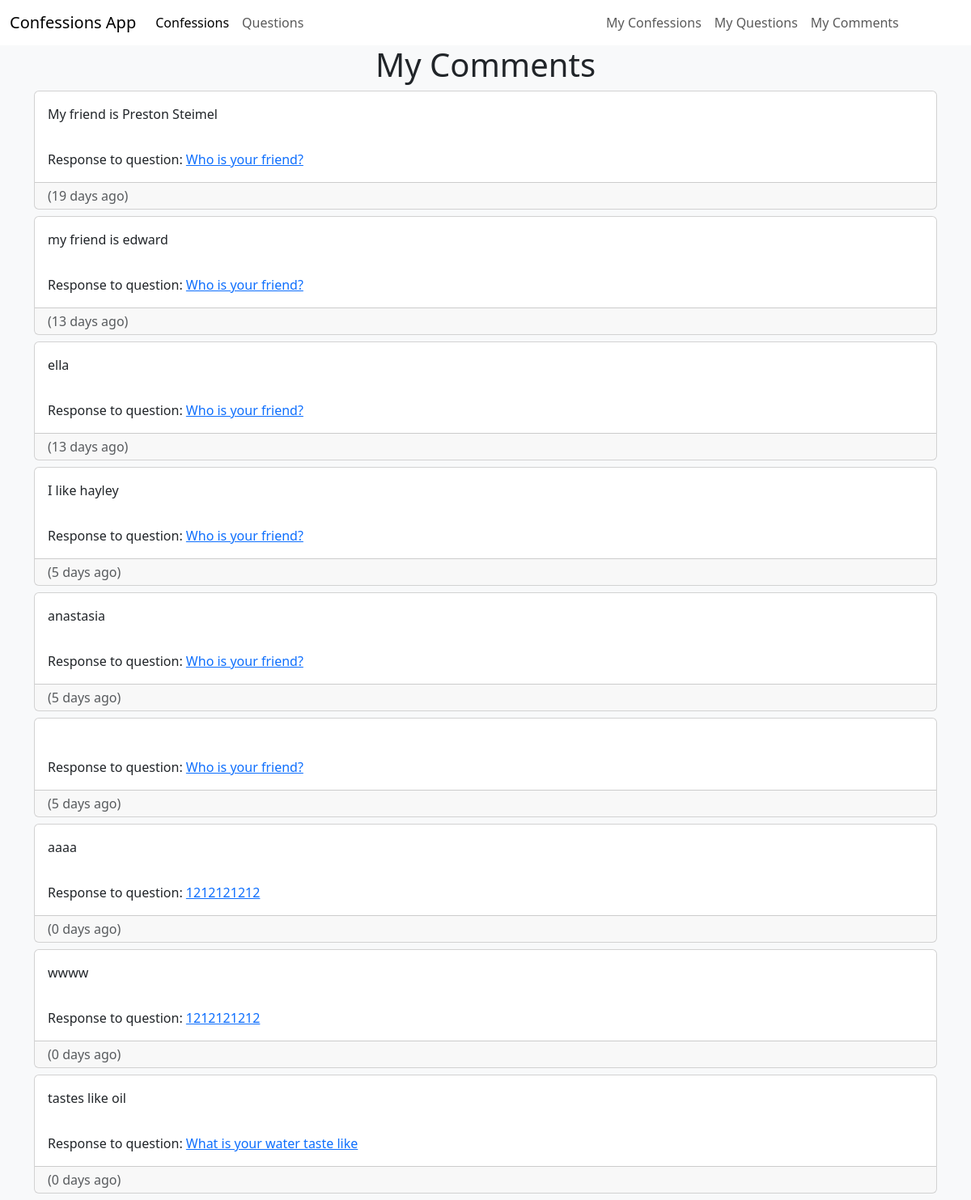
/mycomments (signed in), run on the app's committed database.
### ConfessionsApp/models.py (models this page shows, shortened)
class Post(models.Model):
    owner = models.ForeignKey(User, on_delete=models.CASCADE)
    question = models.ForeignKey(Question, on_delete=models.CASCADE)
    post_text = models.CharField(max_length=255)
    date = models.DateTimeField(auto_now=True)
    @property
    def num_days_ago(self):
        today= timezone.now()
        return (today - self.date).days

class Question(models.Model):
    CATEGORIES = [
        ('CMPLN', 'Complaint'),
        ('FMLY', 'Family'),
        ('FRNDS', 'Friends'),
        ('HBBS', 'Hobbies'),
        ('LV', 'Love'),
        ('OTHR', 'Other'),
        ('SCHL', 'School'),
        ('SPRTS', 'Sports'),
    ]
    category = models.CharField(max_length=10, choices=CATEGORIES)
    owner = models.ForeignKey(User, on_delete=models.CASCADE)
    question_text = models.CharField(max_length=255)
    body = models.TextField()
    date = models.DateTimeField(auto_now_add=True)
    edited = models.BooleanField(default=False)
    edited_date = models.DateTimeField(auto_now=True)

### ConfessionsApp/views.py (the view)
# urls.py: path("mycomments", views.userComments, name="mycomments"),
@login_required
def userComments(request):
    user = request.user
    Comments = Post.objects.filter(owner=user)
    context = {
        'comments' : Comments,
    }
    return render(request, 'ConfessionsApp/userComments.html', context=context)

### ConfessionsApp/templates/ConfessionsApp/userComments.html (shortened to what this page needs)
{%extends 'ConfessionsApp/base.html'%}
{%block content%}
  <h1 class="text-center">My Comments</h1>
  <div class="container">
  {%for comment in comments%}
  <div class="card mt-2 mb-2">
    <span class="card-body">{{comment.post_text}}</span>
    <span class="card-body">
      Response to question: <a href="{%url 'ConfessionsApp:question' comment.question.id%}">{{comment.question.question_text}}</a>
    </span>
      <div class="card-footer py-1 submission-footer text-muted">
      <span class="card-text">
        {%if comment.num_days_ago != 1%}
          ({{comment.num_days_ago}} days ago)
        {%else%}
        ({{comment.num_days_ago}} day ago)
        {%endif%}
      </span>
    </div>
  </div>
  {%empty%}
  <p>You have posted no comments</p>
  {%endfor%}
{%endblock content%}

### data on the page
Post: post_text "My friend is Preston Steimel", question.question_text "Who is your friend?", num_days_ago "19"
Post: post_text "my friend is edward", question.question_text "Who is your friend?", num_days_ago "13"
Post: post_text "ella", question.question_text "Who is your friend?", num_days_ago "13"
Post: post_text "I like hayley", question.question_text "Who is your friend?", num_days_ago "5"
Post: post_text "anastasia", question.question_text "Who is your friend?", num_days_ago "5"
Post: question.question_text "Who is your friend?", num_days_ago "5"
Post: post_text "aaaa", question.question_text "1212121212", num_days_ago "0"
Post: post_text "wwww", question.question_text "1212121212", num_days_ago "0"
Post: post_text "tastes like oil", question.question_text "What is your water taste like", num_days_ago "0"
